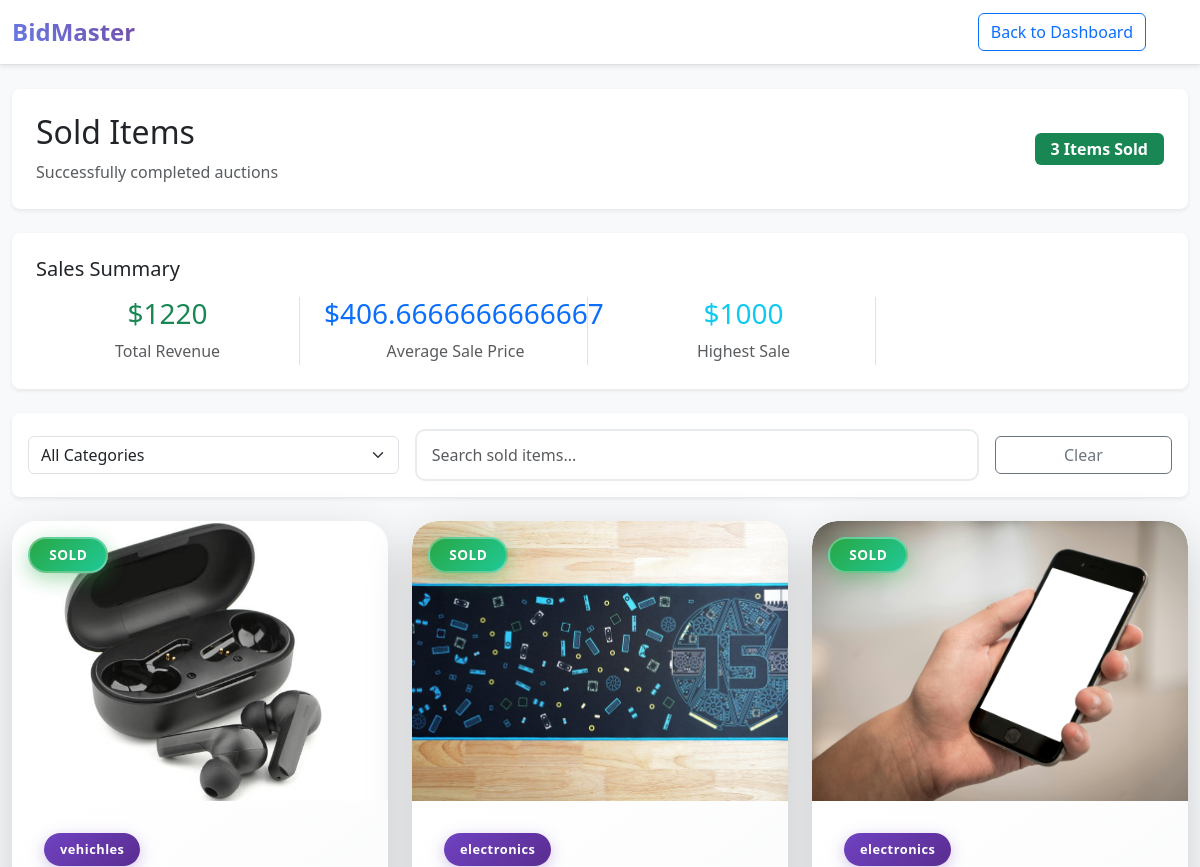
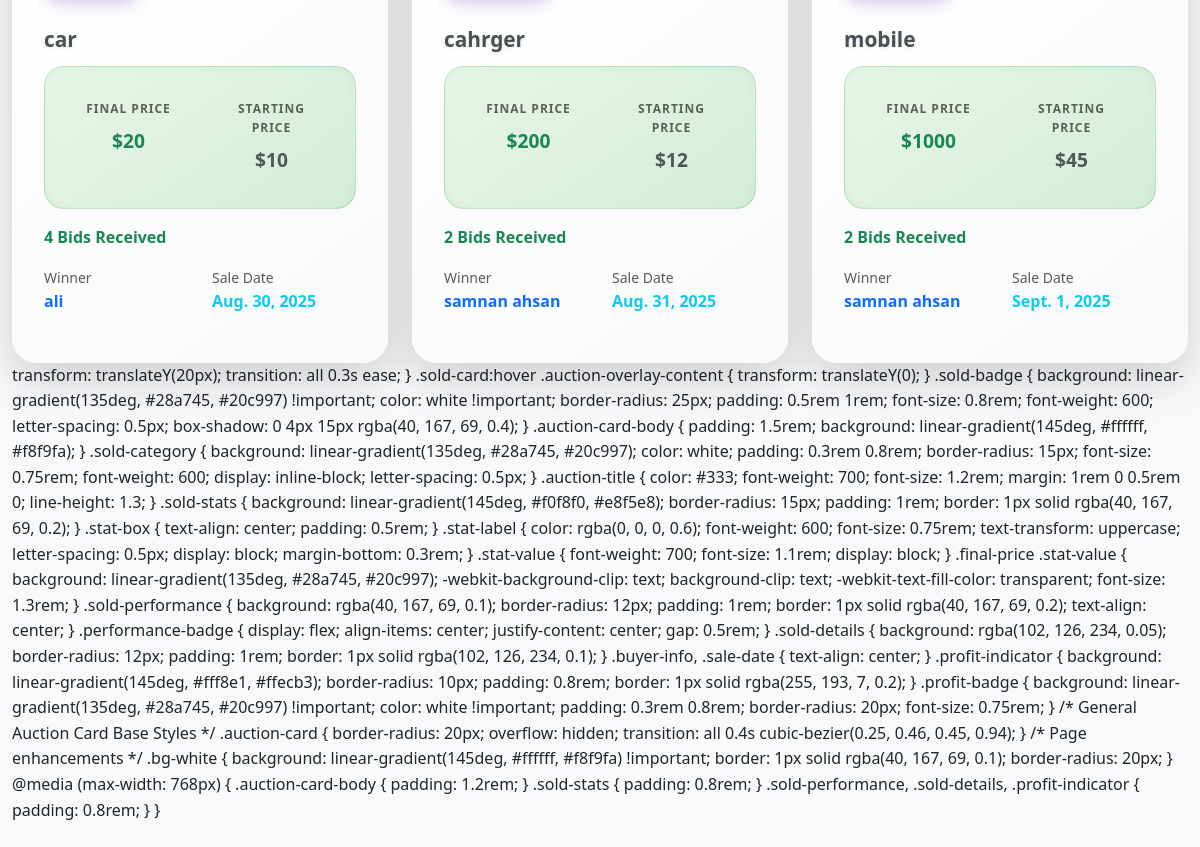
The app's page /sold/1, older data (2 pictures, top to bottom).
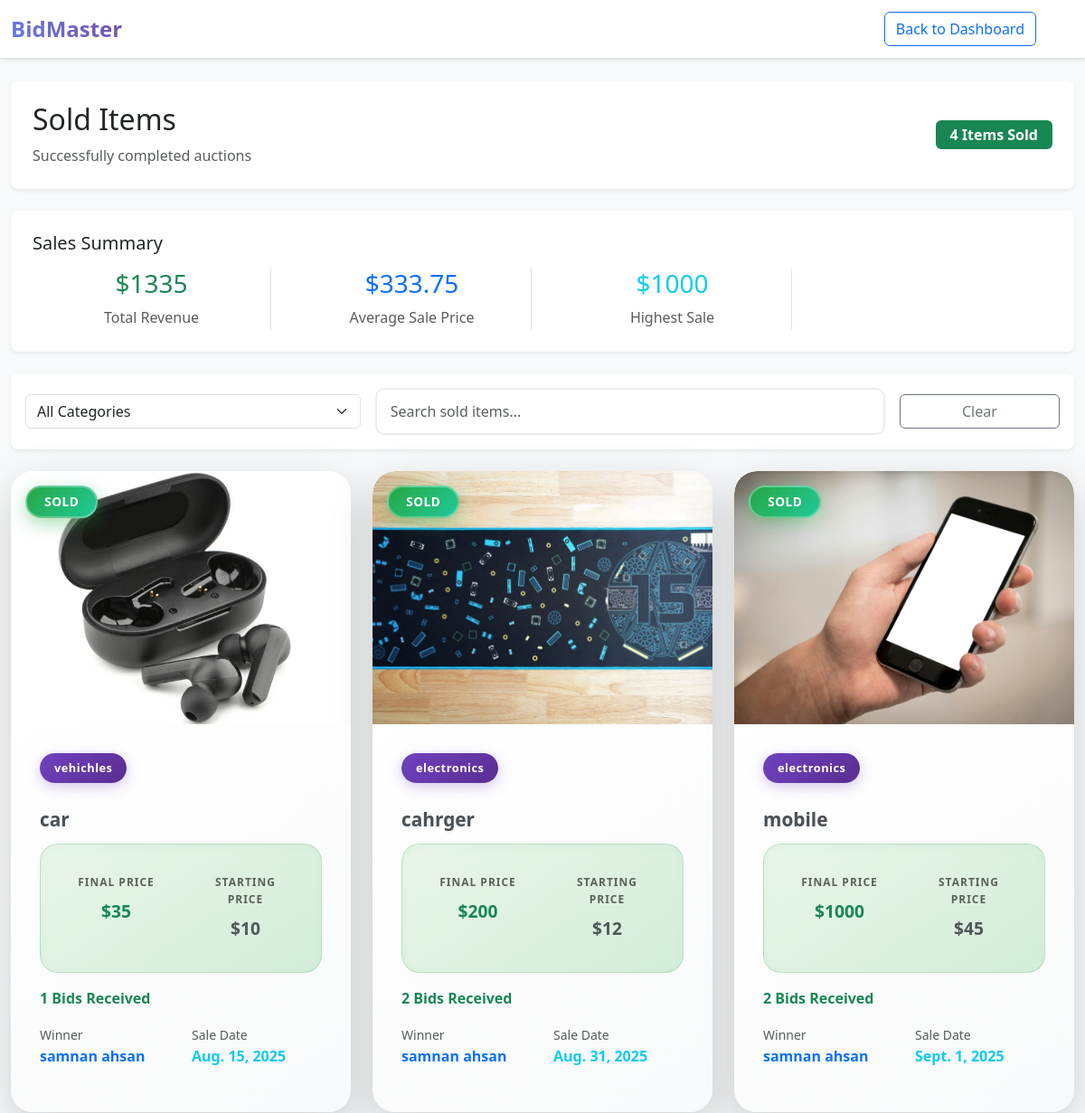
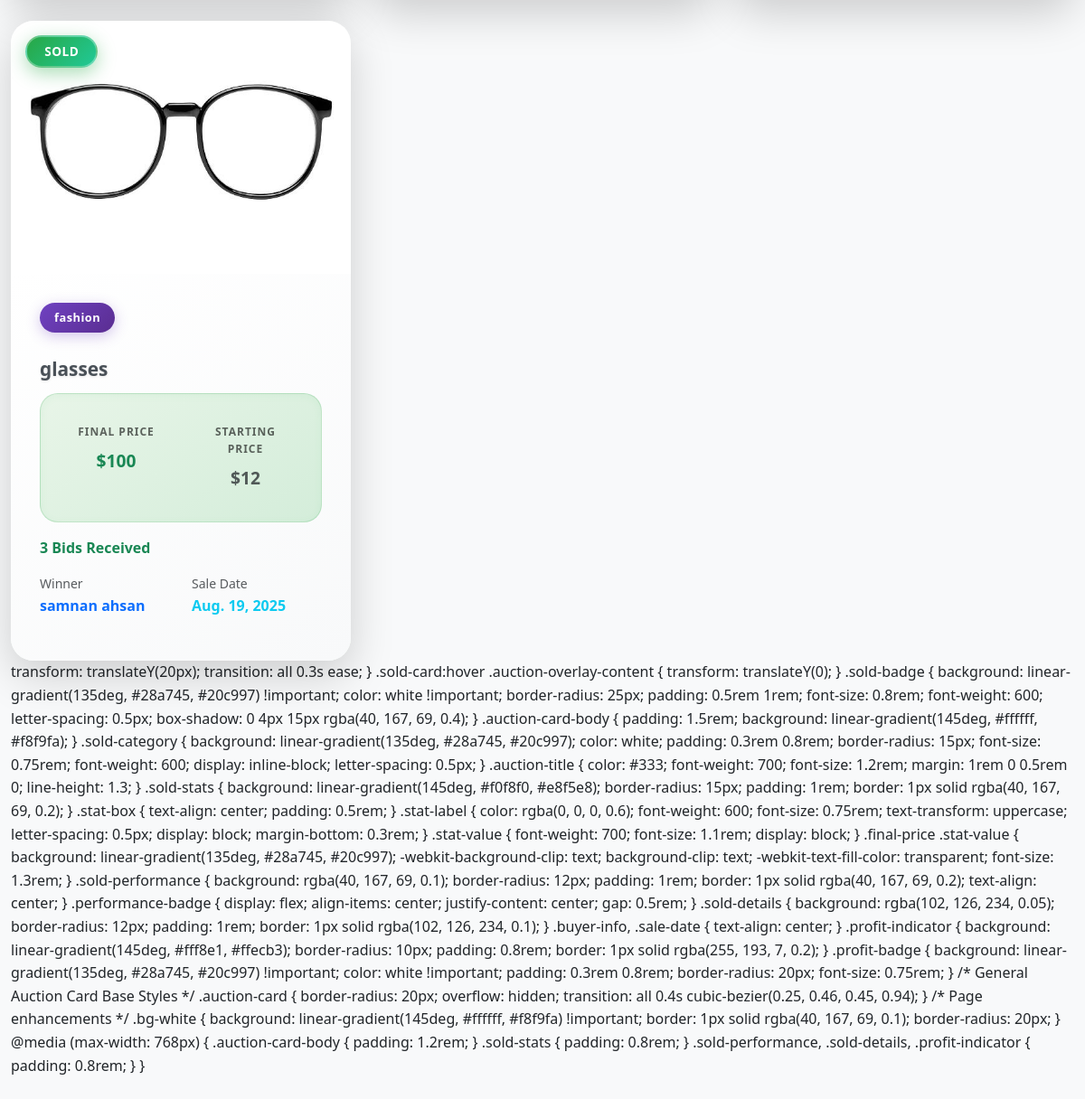
The same page, newer data (2 pictures, top to bottom).
### accounts/models.py (models this page shows, shortened)
class Products (models.Model):
    product_id=models.AutoField(primary_key=True)
    product_name=models.CharField(max_length=50,default='')
    product_category=models.CharField(max_length=50,default='')
    product_desc=models.CharField(max_length=1000,default='')
    product_pub_date=models.DateField(default=date.today)
    product_end_date=models.DateField(default=ten_days_later)
    product_image=models.ImageField(upload_to='auctions/images',default='')
    product_start_price= models.IntegerField(default=0)
    product_current_price= models.IntegerField(default=0)
    product_end_price=models.IntegerField(default=0)
    product_mid_price=models.IntegerField(default=0)
    product_owner=models.IntegerField(default=0)
    product_winner=models.CharField(default=-1)
    product_winner_id=models.IntegerField(default=-1)
    product_bidders=models.CharField(max_length=200,default='')
    product_status=models.CharField(max_length=50,default='pending')
    product_bids_count=models.IntegerField(default=0)

### accounts/views.py (the view)
# urls.py: path('sold/<int:member_id>', views.sold,name='sold'),
def sold(request,member_id):
    records= Products.objects.filter(product_owner=member_id,product_status='sold')
    total=[]
    for record in records:
        total.append(record.product_current_price)
    if len(records)>0:
        totals=sum(total)
        max1=max(total)
        avg=sum(total)/len(total)
        good=True
    else:
        totals=0
        max1=0
        avg=0
        good=False
    return render(request,'accounts/sold-items.html',{'id':member_id,'items':len(records),'revenue':totals,'max':max1,'avg':avg,'records':records,'good':good})

### accounts/templates/accounts/sold-items.html (shortened to what this page needs)
<!DOCTYPE html>
<html lang="en">
<head>
    <link href="https://cdn.jsdelivr.net/npm/bootstrap@5.3.0/dist/css/bootstrap.min.css" rel="stylesheet">
    <link rel="stylesheet" href="../static/css/style.css">
</head>
<body class="bg-light">
    <nav class="navbar navbar-expand-lg navbar-light bg-white border-bottom shadow-sm">
        <div class="container-fluid">
            <a class="navbar-brand" href="/decision/{{id}}">
                <span class="fw-bold">BidMaster</span>
            </a>
            <div class="d-flex align-items-center gap-3">
                <a href="/decision/{{id}}" class="btn btn-outline-primary">
                     Back to Dashboard
                </a>
                <div class="dropdown">
                    <button class="btn btn-link" type="button" data-bs-toggle="dropdown">
                    </button>
                </div>
            </div>
        </div>
    </nav>
    <div class="container-fluid py-4">
        <div class="row mb-4">
            <div class="col-12">
                <div class="page-header bg-white p-4 rounded-3 shadow-sm">
                    <div class="row align-items-center">
                        <div class="col-md-8">
                            <h1 class="h2 mb-2">
                                Sold Items
                            </h1>
                            <p class="text-muted mb-0">Successfully completed auctions</p>
                        </div>
                        <div class="col-md-4 text-md-end">
                            <span class="badge bg-success fs-6 px-3 py-2">{{items}} Items Sold</span>
                        </div>
                    </div>
                </div>
            </div>
        </div>
         {% if good %}
        <div class="row mb-4">
            <div class="col-12">
                <div class="bg-white p-4 rounded-3 shadow-sm">
                    <h5 class="mb-3">
                         Sales Summary
                    </h5>
                    <div class="row text-center">
                        <div class="col-md-3">
                            <div class="border-end">
                                <h3 class="text-success">${{revenue}}</h3>
                                <p class="text-muted mb-0">Total Revenue</p>
                            </div>
                        </div>
                        <div class="col-md-3">
                            <div class="border-end">
                                <h3 class="text-primary">${{avg}}</h3>
                                <p class="text-muted mb-0">Average Sale Price</p>
                            </div>
                        </div>
                        <div class="col-md-3">
                            <div class="border-end">
                                <h3 class="text-info">${{max}}</h3>
                                <p class="text-muted mb-0">Highest Sale</p>
                            </div>
                        </div>
                    </div>
                </div>
            </div>
        </div>
        {% endif %}
        <div class="row mb-4">
            <div class="col-12">
                <div class="bg-white p-3 rounded-3 shadow-sm">
                    <div class="row g-3 align-items-center">
                        <div class="col-md-4">
                            <select id="categoryFilter" class="form-select">
                                <option value="">All Categories</option>
                            </select>
                        </div>
                        <div class="col-md-6">
                            <input id="searchFilter" type="search" class="form-control" placeholder="Search sold items...">
                        </div>
                        <div class="col-md-2">
                            <button id="clearFilters" class="btn btn-outline-secondary w-100">
                                 Clear
                            </button>
                        </div>
                    </div>
                </div>
            </div>
        </div>
        <div id="soldItemsContainer" class="row g-4">
             {% if good %}
             {% for item in records %}
            <div class="col-lg-4 col-md-6">
                <div class="card auction-card sold-card border-0 shadow-lg h-100">
                    <div class="position-relative auction-image-container">
                        <img src="{{item.product_image.url}}" class="card-img-top auction-image" alt="{{item.product_name}}" style="height: 280px; object-fit: cover;">
                        <div class="position-absolute top-0 start-0 m-3">
                            <span class="badge sold-badge">
                                 SOLD
                            </span>
                        </div>
                    </div>
                    <div class="card-body auction-card-body">
                        <div class="auction-category mb-2 sold-category">
                             {{item.product_category}}
                        </div>
                        <h5 class="card-title auction-title">{{item.product_name}}</h5>
                        <div class="auction-stats-container mb-3 sold-stats">
                            <div class="row">
                                <div class="col-6">
                                    <div class="stat-box final-price">
                                        <small class="stat-label">Final Price</small>
                                        <div class="stat-value text-success">${{item.product_current_price}}</div>
                                    </div>
                                </div>
                                <div class="col-6">
                                    <div class="stat-box starting-price">
                                        <small class="stat-label">Starting Price</small>
                                        <div class="stat-value text-muted">${{item.product_start_price}}</div>
                                    </div>
                                </div>
                            </div>
                        </div>
                        <div class="sold-performance mb-3">
                            <div class="performance-badge">
                                <span class="fw-bold text-success">{{item.product_bids_count}} Bids Received</span>
                            </div>
                        </div>
                        <div class="sold-details mb-3">
                            <div class="row">
                                <div class="col-6">
                                    <div class="buyer-info">
                                        <small class="text-muted d-block">Winner</small>
                                        <div class="fw-bold text-primary">{{item.product_winner}}</div>
                                    </div>
                                </div>
                                <div class="col-6">
                                    <div class="sale-date">
                                        <small class="text-muted d-block">Sale Date</small>
                                        <div class="fw-bold text-info">{{item.product_end_date}}</div>
                                    </div>
                                </div>
                            </div>
                        </div>
                    </div>
                </div>
            </div>
            {% endfor %}
            </div>
            {% else %}
            <h3>No Sales </h3>
            {% endif %}
            transform: translateY(20px);
            transition: all 0.3s ease;
        }
        .sold-card:hover .auction-overlay-content {
            transform: translateY(0);
        }
        .sold-badge {
            background: linear-gradient(135deg, #28a745, #20c997) !important;
            color: white !important;
            border-radius: 25px;
            padding: 0.5rem 1rem;
            font-size: 0.8rem;
            font-weight: 600;
            letter-spacing: 0.5px;
            box-shadow: 0 4px 15px rgba(40, 167, 69, 0.4);
        }
        .auction-card-body {
            padding: 1.5rem;
            background: linear-gradient(145deg, #ffffff, #f8f9fa);
        }
        .sold-category {
            background: linear-gradient(135deg, #28a745, #20c997);
            color: white;
            padding: 0.3rem 0.8rem;
            border-radius: 15px;
            font-size: 0.75rem;
            font-weight: 600;
            display: inline-block;
            letter-spacing: 0.5px;
        }
        .auction-title {
            color: #333;
            font-weight: 700;
            font-size: 1.2rem;
            margin: 1rem 0 0.5rem 0;
            line-height: 1.3;
        }
        .sold-stats {
            background: linear-gradient(145deg, #f0f8f0, #e8f5e8);
            border-radius: 15px;
            padding: 1rem;
            border: 1px solid rgba(40, 167, 69, 0.2);
        }
        .stat-box {
            text-align: center;
            padding: 0.5rem;
        }
        .stat-label {
            color: rgba(0, 0, 0, 0.6);
            font-weight: 600;
            font-size: 0.75rem;
            text-transform: uppercase;
            letter-spacing: 0.5px;
            display: block;
            margin-bottom: 0.3rem;
        }
        .stat-value {
            font-weight: 700;
            font-size: 1.1rem;
            display: block;
        }
        .final-price .stat-value {
            background: linear-gradient(135deg, #28a745, #20c997);
            -webkit-background-clip: text;
            background-clip: text;
            -webkit-text-fill-color: transparent;
            font-size: 1.3rem;
        }
        .sold-performance {
            background: rgba(40, 167, 69, 0.1);
            border-radius: 12px;
            padding: 1rem;
            border: 1px solid rgba(40, 167, 69, 0.2);
            text-align: center;
        }
        .performance-badge {
            display: flex;
            align-items: center;
            justify-content: center;
            gap: 0.5rem;
        }
        .sold-details {
            background: rgba(102, 126, 234, 0.05);
            border-radius: 12px;
            padding: 1rem;
            border: 1px solid rgba(102, 126, 234, 0.1);
        }
        .buyer-info, .sale-date {
            text-align: center;
        }
        .profit-indicator {
            background: linear-gradient(145deg, #fff8e1, #ffecb3);
            border-radius: 10px;
            padding: 0.8rem;
            border: 1px solid rgba(255, 193, 7, 0.2);
        }
        .profit-badge {
            background: linear-gradient(135deg, #28a745, #20c997) !important;
            color: white !important;
            padding: 0.3rem 0.8rem;
            border-radius: 20px;
            font-size: 0.75rem;
        }
        /* General Auction Card Base Styles */
        .auction-card {
            border-radius: 20px;
            overflow: hidden;
            transition: all 0.4s cubic-bezier(0.25, 0.46, 0.45, 0.94);
        }
        /* Page enhancements */
        .bg-white {
            background: linear-gradient(145deg, #ffffff, #f8f9fa) !important;
            border: 1px solid rgba(40, 167, 69, 0.1);
            border-radius: 20px;
        }
        @media (max-width: 768px) {
            .auction-card-body {
                padding: 1.2rem;
            }
            .sold-stats {
                padding: 0.8rem;
            }
            .sold-performance, .sold-details, .profit-indicator {
                padding: 0.8rem;
            }
        }
</body>
</html>

### accounts/static/accounts/style.css (style rules this page uses)
:root { --primary-color: #007bff; --secondary-color: #6c757d; --success-color: #28a745; --warning-color: #ffc107; --danger-color: #dc3545; --dark-color: #343a40; }
body { font-family: 'Segoe UI', Tahoma, Geneva, Verdana, sans-serif; line-height: 1.6; }
.navbar-brand { font-weight: bold; font-size: 1.5rem; background: linear-gradient(45deg, #667eea, #764ba2); -webkit-background-clip: text; -webkit-text-fill-color: transparent; background-clip: text; transition: all 0.3s ease; }
.navbar { box-shadow: 0 4px 20px rgba(0,0,0,.08); backdrop-filter: blur(10px); background: rgba(255, 255, 255, 0.95) !important; transition: all 0.3s ease; border-bottom: 1px solid rgba(0,0,0,.05); }
.auction-card { transition: transform 0.3s ease-in-out, box-shadow 0.3s ease-in-out; border: none; border-radius: 15px; overflow: hidden; }
.auction-card img { height: 200px; object-fit: cover; }
.form-control { border-radius: 10px; border: 2px solid #e9ecef; padding: 12px 15px; transition: border-color 0.3s ease; }

### accounts/templates/accounts/sold-items.html (style rules this page uses)
.sold-card { border-radius: 25px; overflow: hidden; transition: all 0.4s cubic-bezier(0.25, 0.46, 0.45, 0.94); background: linear-gradient(145deg, #ffffff, #f0f8f0); border: 1px solid rgba(40, 167, 69, 0.2); position: relative; }
.sold-card::before { content: ''; position: absolute; top: 0; left: 0; right: 0; bottom: 0; background: linear-gradient(135deg, rgba(40, 167, 69, 0.03), rgba(34, 139, 58, 0.03)); opacity: 0; transition: opacity 0.3s ease; pointer-events: none; z-index: 1; }
.auction-image-container { overflow: hidden; border-radius: 25px 25px 0 0; position: relative; height: 280px; }
.sold-card .auction-image { transition: all 0.5s ease; border-radius: 25px 25px 0 0; width: 100%; height: 100%; object-fit: cover; }
.sold-badge { background: linear-gradient(135deg, #28a745, #20c997) !important; color: white; border-radius: 25px; padding: 0.6rem 1.2rem; font-size: 0.85rem; font-weight: 700; letter-spacing: 0.5px; box-shadow: 0 6px 20px rgba(40, 167, 69, 0.4); border: 2px solid rgba(255, 255, 255, 0.3); backdrop-filter: blur(10px); }
.auction-card-body { padding: 2rem; background: linear-gradient(145deg, #ffffff, #f8f9fa); position: relative; z-index: 2; }
.sold-category { background: linear-gradient(135deg, #6f42c1, #5a2d91) !important; color: white; padding: 0.4rem 1rem; border-radius: 20px; font-size: 0.8rem; font-weight: 700; display: inline-block; letter-spacing: 0.5px; box-shadow: 0 4px 15px rgba(111, 66, 193, 0.3); }
.auction-title { color: #495057; font-weight: 800; font-size: 1.3rem; margin: 1.2rem 0 0.8rem 0; line-height: 1.3; text-shadow: 0 1px 3px rgba(0,0,0,0.1); }
.sold-stats { background: linear-gradient(145deg, #e8f5e8, #d4edda) !important; border: 1px solid rgba(40, 167, 69, 0.2) !important; }
.auction-stats-container { background: linear-gradient(145deg, #f8f9fa, #e9ecef); border-radius: 20px; padding: 1.5rem; border: 1px solid rgba(40, 167, 69, 0.1); box-shadow: inset 0 2px 10px rgba(40, 167, 69, 0.05); }
.stat-box { text-align: center; padding: 0.5rem; }
.stat-label { color: rgba(0, 0, 0, 0.6); font-weight: 700; font-size: 0.75rem; text-transform: uppercase; letter-spacing: 1px; display: block; margin-bottom: 0.5rem; }
.stat-value { font-weight: 800; font-size: 1.2rem; display: block; }

Row changes from the older to the newer data that the page shows:
changed Products "car": product_current_price "20" → "35"; product_bids_count "4" → "1"; product_winner "ali" → "samnan ahsan"; product_end_date "Aug. 30, 2025" → "Aug. 15, 2025"
now on this page (row edited): Products: product_image (picture), product_category "fashion", product_name "glasses", product_current_price "100", product_start_price "12", product_bids_count "3", product_winner "samnan ahsan", product_end_date "Aug. 19, 2025"
Text that changed along with them:
{{ items }}: "3" → "4"
{{ revenue }}: "1220" → "1335"
{{ avg }}: "406.6666666666667" → "333.75"
